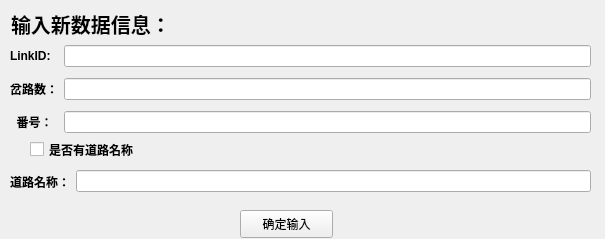
<?xml version="1.0" encoding="UTF-8"?>
<ui version="4.0">
 <class>GetData</class>
 <widget class="QWidget" name="GetData">
  <property name="geometry">
   <rect>
    <x>0</x>
    <y>0</y>
    <width>605</width>
    <height>239</height>
   </rect>
  </property>
  <property name="windowTitle">
   <string>Form</string>
  </property>
  <widget class="QLabel" name="label">
   <property name="geometry">
    <rect>
     <x>11</x>
     <y>11</y>
     <width>216</width>
     <height>25</height>
    </rect>
   </property>
   <property name="font">
    <font>
     <family>楷体</family>
     <pointsize>15</pointsize>
     <weight>75</weight>
     <bold>true</bold>
    </font>
   </property>
   <property name="text">
    <string>输入新数据信息：</string>
   </property>
  </widget>
  <widget class="QWidget" name="widget" native="true">
   <property name="geometry">
    <rect>
     <x>10</x>
     <y>40</y>
     <width>581</width>
     <height>99</height>
    </rect>
   </property>
   <layout class="QGridLayout" name="gridLayout">
    <item row="0" column="0">
     <widget class="QLabel" name="label_2">
      <property name="font">
       <font>
        <weight>75</weight>
        <bold>true</bold>
       </font>
      </property>
      <property name="text">
       <string>LinkID:</string>
      </property>
     </widget>
    </item>
    <item row="0" column="1">
     <widget class="QLineEdit" name="LineLinkID"/>
    </item>
    <item row="1" column="0">
     <widget class="QLabel" name="label_3">
      <property name="font">
       <font>
        <weight>75</weight>
        <bold>true</bold>
       </font>
      </property>
      <property name="text">
       <string>岔路数：</string>
      </property>
     </widget>
    </item>
    <item row="1" column="1">
     <widget class="QLineEdit" name="LineBranch"/>
    </item>
    <item row="2" column="0">
     <widget class="QLabel" name="label_4">
      <property name="font">
       <font>
        <weight>75</weight>
        <bold>true</bold>
       </font>
      </property>
      <property name="text">
       <string>  番号：</string>
      </property>
     </widget>
    </item>
    <item row="2" column="1">
     <widget class="QLineEdit" name="LineClass"/>
    </item>
   </layout>
  </widget>
  <widget class="QWidget" name="widget_2" native="true">
   <property name="geometry">
    <rect>
     <x>10</x>
     <y>160</y>
     <width>581</width>
     <height>43</height>
    </rect>
   </property>
   <layout class="QHBoxLayout" name="horizontalLayout">
    <item>
     <widget class="QLabel" name="label_5">
      <property name="font">
       <font>
        <weight>75</weight>
        <bold>true</bold>
       </font>
      </property>
      <property name="text">
       <string>道路名称：</string>
      </property>
     </widget>
    </item>
    <item>
     <widget class="QLineEdit" name="LineName"/>
    </item>
   </layout>
  </widget>
  <widget class="QPushButton" name="BtnSure">
   <property name="geometry">
    <rect>
     <x>240</x>
     <y>210</y>
     <width>93</width>
     <height>28</height>
    </rect>
   </property>
   <property name="text">
    <string>确定输入</string>
   </property>
  </widget>
  <widget class="QCheckBox" name="CheckBoxName">
   <property name="geometry">
    <rect>
     <x>30</x>
     <y>140</y>
     <width>171</width>
     <height>19</height>
    </rect>
   </property>
   <property name="font">
    <font>
     <weight>75</weight>
     <bold>true</bold>
    </font>
   </property>
   <property name="text">
    <string>是否有道路名称</string>
   </property>
  </widget>
 </widget>
 <resources/>
 <connections/>
</ui>
